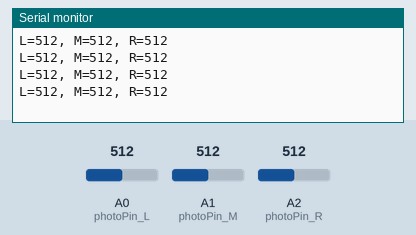
This sketch was run on a simulated Arduino Uno, built with avr-gcc and run on an emulated ATmega328P. On the bench: the last lines printed to the serial monitor. Inputs (shaded band) come from the test bench; at power-on: A0 (photoPin_L) = 512, A1 (photoPin_M) = 512, A2 (photoPin_R) = 512.

Above: at 1.2 s.
1.3 s: A0 (photoPin_L) set to 716
At 1.75 s:
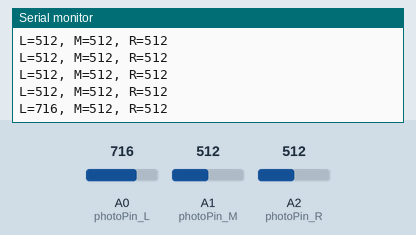
2.8 s: A1 (photoPin_M) set to 716
At 2.98 s:
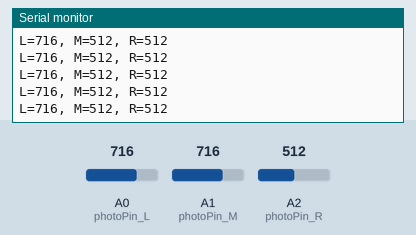
4.3 s: A2 (photoPin_R) set to 716
At 4.51 s:
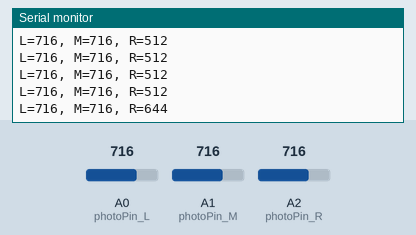
5.8 s: A0 (photoPin_L) set to 900
At 6.05 s:
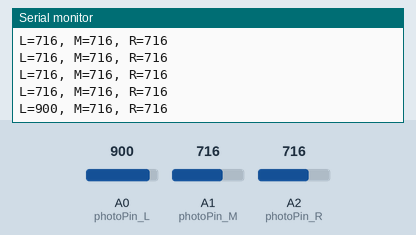
7.3 s: A1 (photoPin_M) set to 900
At 7.58 s:
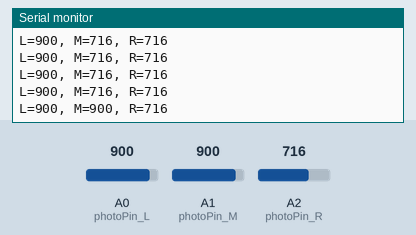
8.8 s: A2 (photoPin_R) set to 900
At 8.81 s:
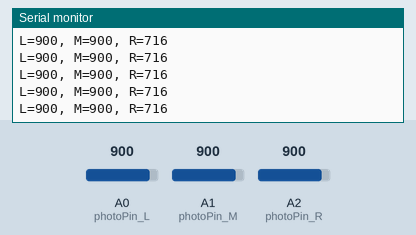
Timing chart, 0 to 11.3 s (numbered marks = the images above; inputs shaded):
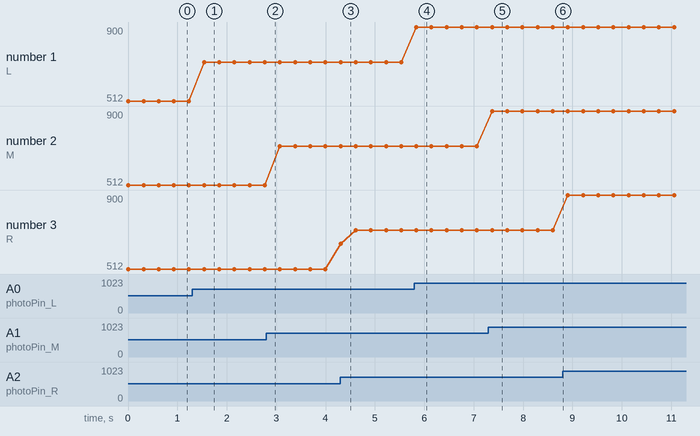

Measured:
- after the input at 1.3 s, the serial monitor: prints a new line after 0.24 s (image 1)
- after the input at 4.3 s, the serial monitor: prints a new line at once (image 3)
- after the input at 5.8 s, the serial monitor: prints a new line at once (image 4)
- after the input at 7.3 s, the serial monitor: prints a new line after 0.07 s (image 5)
- plotted number 1: 512 → 716 after the input at 1.3 s, 716 → 900 after the input at 5.8 s

The sketch:

cds_x3a.ino
```cpp
// 定義光敏電阻的腳位
const int photoPin_L = A0;  // 左光敏電阻 腳位
const int photoPin_M = A1;  // 中光敏電阻 腳位
const int photoPin_R = A2;  // 右光敏電阻 腳位

int valM, valL, valR;  // 記錄中/左/右光感值

void setup() {
  Serial.begin(9600);
}

void loop() {
  readPhoto();
  Serial.println(String("L=") + valL + ", M=" + valM + ", R=" + valR);
  delay(300);
}

// 讀取 20 次光感值取平均
void readPhoto() {
  valM = valL = valR = 0;

  //讀取 20 次感測值, 然後加總後放入變數
  for (int i = 0; i < 20; i++) {
    valM += analogRead(photoPin_M);
    valL += analogRead(photoPin_L);
    valR += analogRead(photoPin_R);
  }

  // 除以 20 取平均
  valM /= 20;
  valL /= 20;
  valR /= 20;
}
```
